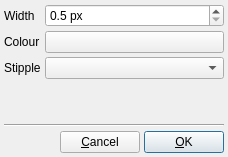
<?xml version="1.0" encoding="UTF-8"?>
<ui version="4.0">
 <class>LineStyleDialog</class>
 <widget class="QDialog" name="LineStyleDialog">
  <property name="windowModality">
   <enum>Qt::ApplicationModal</enum>
  </property>
  <property name="geometry">
   <rect>
    <x>0</x>
    <y>0</y>
    <width>228</width>
    <height>157</height>
   </rect>
  </property>
  <property name="windowTitle">
   <string>Line Style</string>
  </property>
  <layout class="QVBoxLayout" name="verticalLayout">
   <property name="spacing">
    <number>4</number>
   </property>
   <property name="margin">
    <number>4</number>
   </property>
   <item>
    <layout class="QGridLayout" name="gridLayout">
     <item row="1" column="3">
      <widget class="ColourButton" name="LineColourButton">
       <property name="sizePolicy">
        <sizepolicy hsizetype="Expanding" vsizetype="Fixed">
         <horstretch>0</horstretch>
         <verstretch>0</verstretch>
        </sizepolicy>
       </property>
       <property name="toolTip">
        <string>Click to select new colour</string>
       </property>
       <property name="text">
        <string/>
       </property>
      </widget>
     </item>
     <item row="2" column="1">
      <widget class="QLabel" name="label_3">
       <property name="text">
        <string>Stipple</string>
       </property>
      </widget>
     </item>
     <item row="2" column="3">
      <widget class="QComboBox" name="LineStippleCombo"/>
     </item>
     <item row="0" column="1">
      <widget class="QLabel" name="label_2">
       <property name="text">
        <string>Width</string>
       </property>
      </widget>
     </item>
     <item row="1" column="1">
      <widget class="QLabel" name="label">
       <property name="text">
        <string>Colour</string>
       </property>
      </widget>
     </item>
     <item row="0" column="3">
      <widget class="QDoubleSpinBox" name="LineWidthSpin">
       <property name="suffix">
        <string> px</string>
       </property>
       <property name="decimals">
        <number>1</number>
       </property>
       <property name="minimum">
        <double>0.500000000000000</double>
       </property>
       <property name="singleStep">
        <double>0.500000000000000</double>
       </property>
      </widget>
     </item>
    </layout>
   </item>
   <item>
    <spacer name="verticalSpacer">
     <property name="orientation">
      <enum>Qt::Vertical</enum>
     </property>
     <property name="sizeHint" stdset="0">
      <size>
       <width>20</width>
       <height>40</height>
      </size>
     </property>
    </spacer>
   </item>
   <item>
    <widget class="Line" name="line">
     <property name="orientation">
      <enum>Qt::Horizontal</enum>
     </property>
    </widget>
   </item>
   <item>
    <layout class="QHBoxLayout" name="horizontalLayout_7">
     <item>
      <spacer name="horizontalSpacer_4">
       <property name="orientation">
        <enum>Qt::Horizontal</enum>
       </property>
       <property name="sizeHint" stdset="0">
        <size>
         <width>40</width>
         <height>20</height>
        </size>
       </property>
      </spacer>
     </item>
     <item>
      <widget class="QPushButton" name="CancelButton">
       <property name="text">
        <string>&amp;Cancel</string>
       </property>
      </widget>
     </item>
     <item>
      <widget class="QPushButton" name="OKButton">
       <property name="text">
        <string>&amp;OK</string>
       </property>
       <property name="default">
        <bool>true</bool>
       </property>
      </widget>
     </item>
    </layout>
   </item>
  </layout>
 </widget>
 <customwidgets>
  <customwidget>
   <class>ColourButton</class>
   <extends>QPushButton</extends>
   <header>gui/colourbutton.uih</header>
  </customwidget>
 </customwidgets>
 <resources/>
 <connections/>
</ui>
